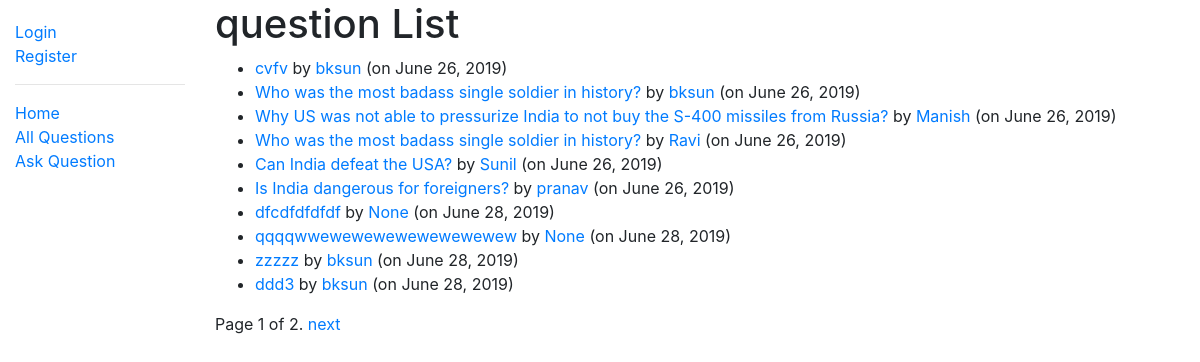
/myquora/questions/, run on an earlier commit of the app's database.
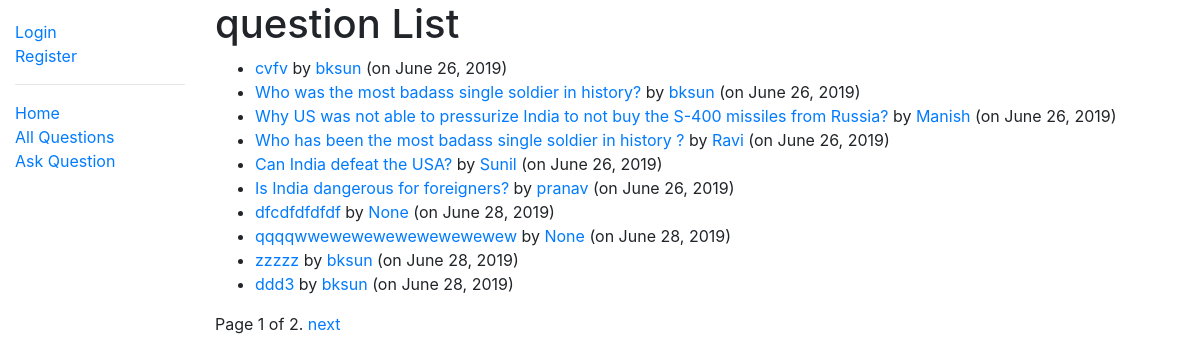
And on a later commit of the database.
### myquora/models.py (models this page shows, shortened)
class Question(models.Model):
    author = models.ForeignKey(Author, on_delete=models.SET_NULL, null=True)
    question_text = models.TextField(max_length=1000, help_text='Enter your question in brief∂')
    date_created = models.DateField(null=True, default=datetime.now())
    date_updated = models.DateField(null=True, default=datetime.now())
    def get_absolute_url(self):
        print('Building absolute URLs...')
        print([str(self.id)])
        return reverse('question-detail', args=[str(self.id)])

class Author(models.Model):
    user = models.ForeignKey(User, on_delete=models.CASCADE)
    email = models.EmailField(max_length=70,blank=True)
    date_created = models.DateField(null=True, default=datetime.now())
    credits =  models.IntegerField(default=0)
    def get_absolute_url(self):
        return reverse('author-detail', args=[str(self.id)])
    def __str__(self):
        return f'{self.user.username}'

### myquora/views.py (the view)
# urls.py: path('questions/', views.QuestionListView.as_view(), name='questions'),
class QuestionListView(generic.ListView):
    model = Question
    paginate_by = 10

### myquora/templates/myquora/question_list.html
{% extends "base_generic.html" %}
{% block content %}
  <h1>question List</h1>
  {% if question_list %}
  <ul>
    {% for question in question_list %}
      <li>
        <a href="{{ question.get_absolute_url }}">{{ question.question_text }}</a> by
        <a href="{{ question.author.get_absolute_url }}"> {{question.author}} </a>
        (on {{question.date_updated}})
      </li>
    {% endfor %}
  </ul>
  {% else %}
    <p>There are no questions in the library.</p>
  {% endif %}
{% endblock %}

What changed in the data, as far as the page shows it:
changed Question "Ravi": question_text "Who was the most badass single soldier in history?" → "Who has been the most badass single soldier in history ?"
